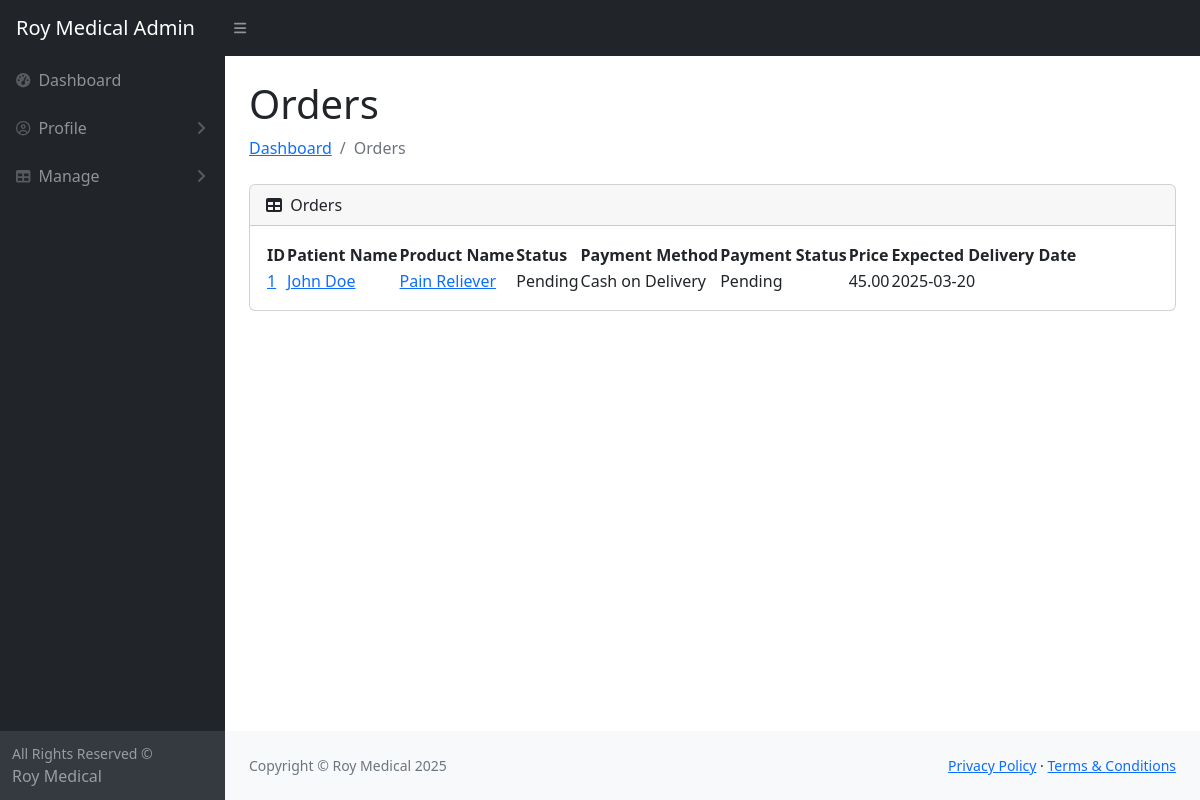
The app's page /admin/manage-orders/index.php with its own data.
### tables this page shows
CREATE TABLE orders (
    id INT PRIMARY KEY AUTO_INCREMENT,
    patient_id INT,
    product_id INT,
    status ENUM('Pending', 'Shipped', 'Delivered', 'Cancelled'),
    payment_method VARCHAR(50),
    payment_status ENUM('Pending', 'Completed', 'Failed'),
    price DECIMAL(10,2),
    shipping_address TEXT,
    expected_delivery_date DATE,
    FOREIGN KEY (patient_id) REFERENCES patients(id) ON DELETE CASCADE,
    FOREIGN KEY (product_id) REFERENCES products(id) ON DELETE CASCADE
);

CREATE TABLE users (
    id INT PRIMARY KEY AUTO_INCREMENT,
    name VARCHAR(255),
    email VARCHAR(255) UNIQUE,
    password VARCHAR(255),
    mobile_number VARCHAR(20) UNIQUE,
    address TEXT,
    pincode VARCHAR(10),
    dob DATE,
    gender ENUM('Male', 'Female', 'Other'),
    is_active BOOLEAN DEFAULT TRUE,
    role ENUM('Admin', 'Doctor', 'Patient')
);

CREATE TABLE products (
    id INT PRIMARY KEY AUTO_INCREMENT,
    name VARCHAR(255),
    brand VARCHAR(255),
    type VARCHAR(100),
    description TEXT,
    stock_available INT,
    area_available TEXT,
    original_price DECIMAL(10,2),
    selling_price DECIMAL(10,2)
);

### admin/manage-orders/index.php (the view)
<?php include "../includes/header.php" ?>
<?php include "../includes/nav.php" ?>
<?php include "../../includes/db.php" ?>
<main>
    <div class="container-fluid px-4">
        <h1 class="mt-4">Orders</h1>
        <ol class="breadcrumb mb-4">
            <li class="breadcrumb-item"><a href="/rm/admin/index.php">Dashboard</a></li>
            <li class="breadcrumb-item active">Orders</li>
        </ol>
        <div class="card mb-4">
            <div class="card-header">
                <div class="row">
                    <div class="col-6">
                        <i class="fas fa-table me-1"></i>
                        Orders
                    </div>
                    <div class="col-6">
                    </div>
                </div>
            </div>
            <div class="card-body">
                <?php
                $query = "
                    SELECT o.id, o.patient_id, o.product_id, u.name AS patient_name, p.name AS product_name, o.status,
                           o.payment_method, o.payment_status, o.price, o.expected_delivery_date
                    FROM orders o
                    JOIN patients pa ON o.patient_id = pa.id
                    JOIN users u ON pa.user_id = u.id
                    JOIN products p ON o.product_id = p.id
                ";
                $result = mysqli_query($conn, $query);
                ?>
                <table id="datatablesSimple">
                    <thead>
                        <tr>
                            <th>ID</th>
                            <th>Patient Name</th>
                            <th>Product Name</th>
                            <th>Status</th>
                            <th>Payment Method</th>
                            <th>Payment Status</th>
                            <th>Price</th>
                            <th>Expected Delivery Date</th>
                        </tr>
                    </thead>
                    <tbody>
                        <?php while ($row = mysqli_fetch_assoc($result)) : ?>
                            <tr>
                                <td>
                                    <a href="update_details.php?id=<?= $row['id']; ?>" class="text-primary">
                                        <?= $row['id']; ?>
                                    </a>
                                </td>
                                <td>
                                    <a href="/rm/admin/common/patient_doctor_details.php?id=<?= $row['patient_id']; ?>&type=patient" class="text-primary">
                                        <?= $row['patient_name']; ?>
                                    </a>
                                </td>
                                <td>
                                    <a href="/rm/admin/common/product_details.php?id=<?= $row['product_id']; ?>" class="text-primary">
                                        <?= $row['product_name']; ?>
                                    </a>
                                </td>
                                <td><?= $row['status']; ?></td>
                                <td><?= $row['payment_method']; ?></td>
                                <td><?= $row['payment_status']; ?></td>
                                <td><?= $row['price']; ?></td>
                                <td><?= $row['expected_delivery_date']; ?></td>
                            </tr>
                        <?php endwhile; ?>
                    </tbody>
                </table>
            </div>
        </div>
    </div>
</main>
<?php include "../includes/footer.php" ?>

### records on screen
orders: id "1", users.name "John Doe", product.name "Pain Reliever", status "Pending", payment_method "Cash on Delivery", payment_status "Pending", price "45.00", expected_delivery_date "2025-03-20"
